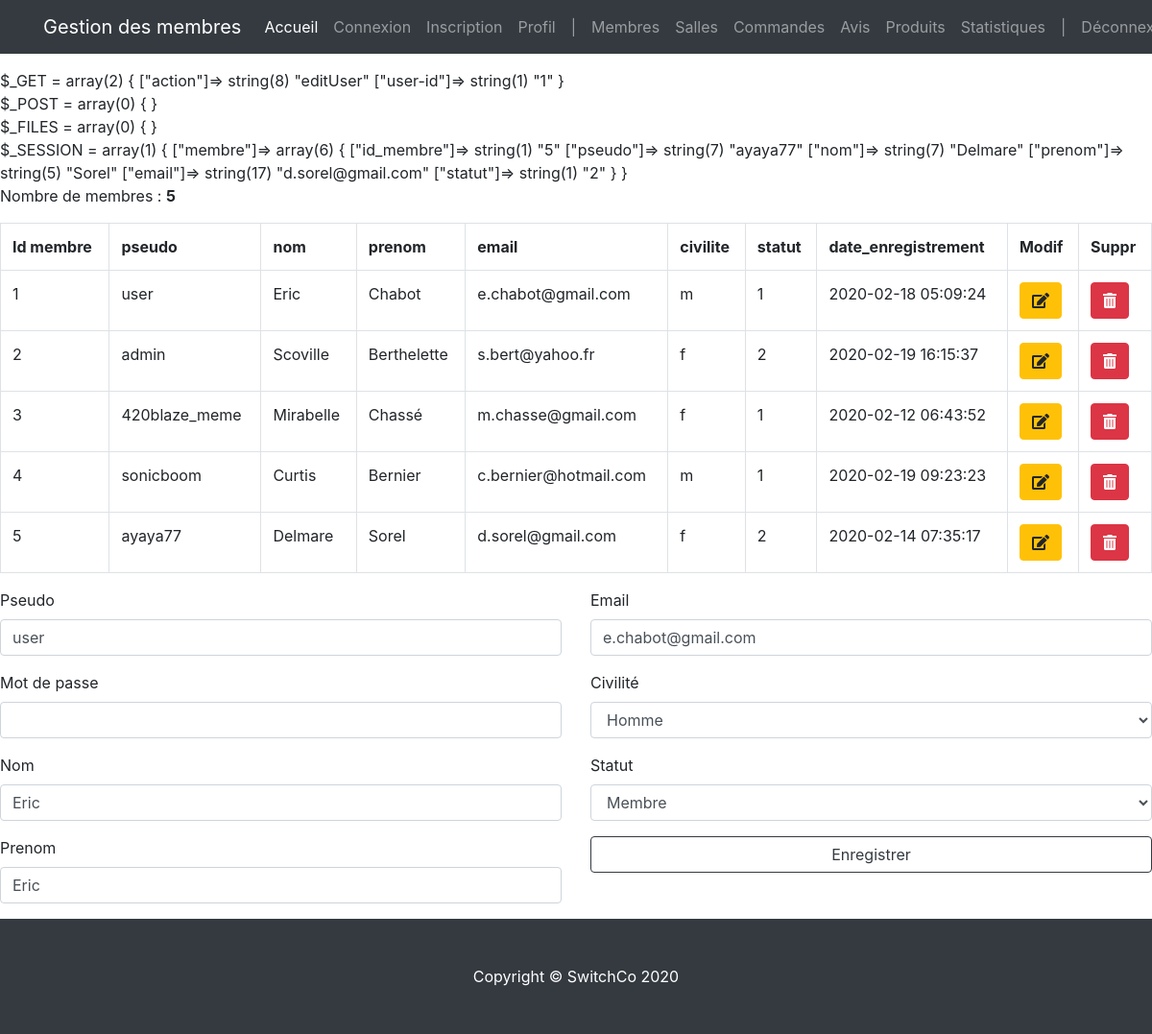
/index.php?action=editUser&user-id=1& (signed in), run on an earlier commit of the app's database.
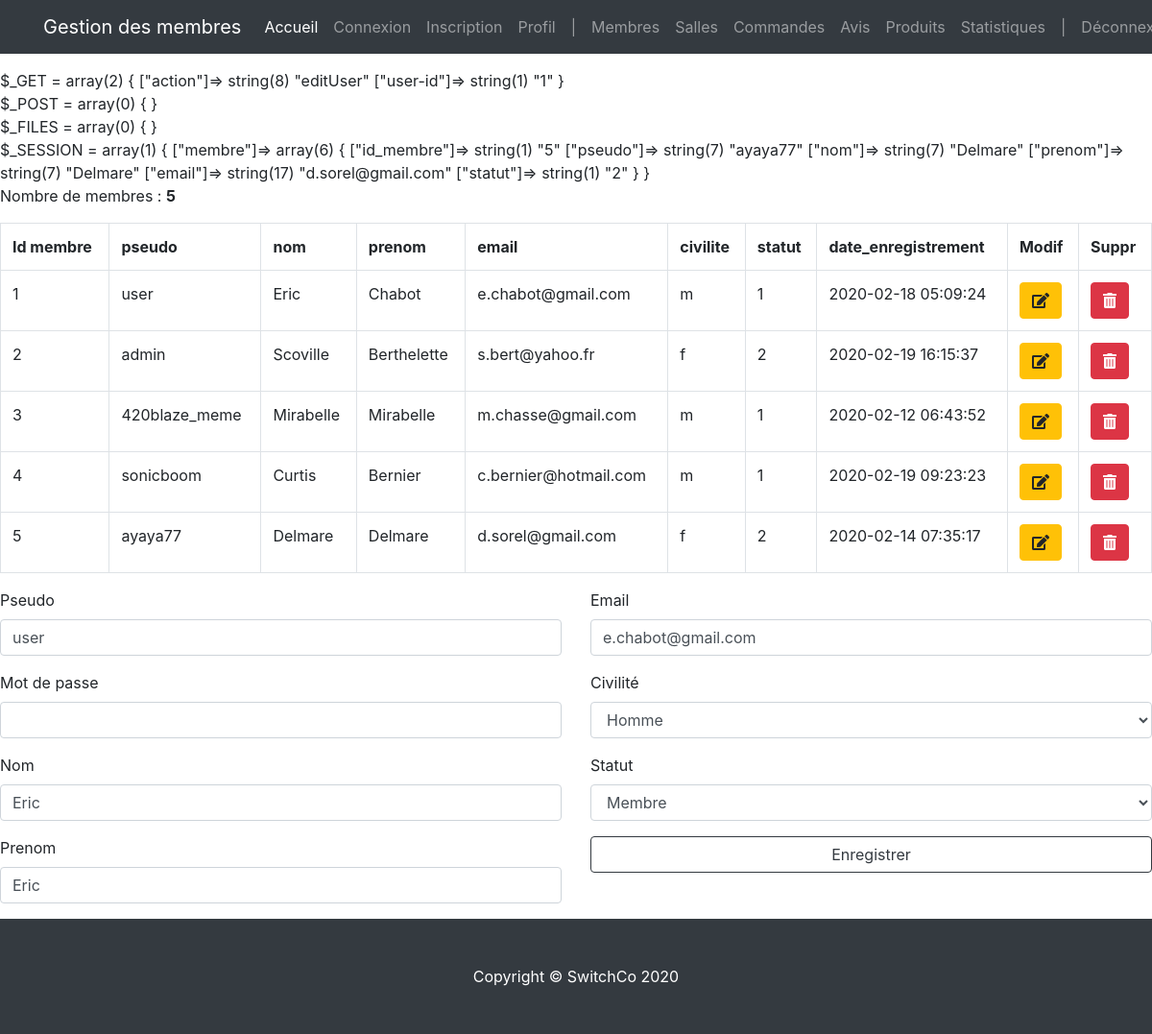
And on a later commit of the database.
### tables this page shows
CREATE TABLE `membre` (
  `id_membre` int(3) NOT NULL,
  `pseudo` varchar(20) NOT NULL,
  `mdp` varchar(60) NOT NULL,
  `nom` varchar(20) NOT NULL,
  `prenom` varchar(20) NOT NULL,
  `email` varchar(50) NOT NULL,
  `civilite` enum('m','f') NOT NULL,
  `statut` int(1) NOT NULL,
  `date_enregistrement` datetime NOT NULL
);

### controller/controller.php (called while the page is built, shortened)
<?php
require('model/model.php');
function showUser($user_id)
{
    $current_user = getUserForUpdate($user_id);
    $users_list = getAllUsers();
    require('view/back-office/usersView.php');
}

### model/model.php (called while the page is built, shortened)
<?php
function dbConnect()
{
    $host_db = 'mysql:host=localhost;dbname=projet_switch';
    $login = 'root';
    $password = '';
    $options = array(
        PDO::ATTR_ERRMODE => PDO::ERRMODE_WARNING,
        PDO::MYSQL_ATTR_INIT_COMMAND => 'SET NAMES utf8'
    );
    return new PDO($host_db, $login, $password, $options);
}
function getAllUsers()
{
    $pdo = dbConnect();
    return $pdo->query('SELECT * FROM membre');
}
function getUserForUpdate($user_id)
{
    $pdo = dbConnect();
    $current_user = $pdo->prepare("SELECT * FROM membre WHERE id_membre = :userId");
    $current_user->bindparam(":userId", $user_id, PDO::PARAM_INT);
    $current_user->execute();
    if ($current_user->rowCount() > 0) {
        return $current_user->fetch(PDO::FETCH_ASSOC);
    }
}

### view/back-office/usersView.php (the view, shortened to what the changed rows need)
<?php if (!empty($users_list)) {
    echo '<p>Nombre de membres : <b>' . $users_list->rowCount() . '</b></p>';
} ?>
    <div class="table-responsive">
        <table class="table table-bordered">
            <tr>
                <th>Id membre</th>
                <th>pseudo</th>
                <th>nom</th>
                <th>prenom</th>
                <th>email</th>
                <th>civilite</th>
                <th>statut</th>
                <th>date_enregistrement</th>
                <th>Modif</th>
                <th>Suppr</th>
            </tr>
            <?php
            while ($user = $users_list->fetch(PDO::FETCH_ASSOC)) {
                echo '<tr>';
                echo '<td>' . $user['id_membre'] . '</td>';
                echo '<td>' . $user['pseudo'] . '</td>';
                echo '<td>' . $user['nom'] . '</td>';
                echo '<td>' . $user['prenom'] . '</td>';
                echo '<td>' . $user['email'] . '</td>';
                echo '<td>' . $user['civilite'] . '</td>';
                echo '<td>' . $user['statut'] . '</td>';
                echo '<td>' . $user['date_enregistrement'] . '</td>';
                echo '<td><a href="?action=editUser&user-id=' . $user['id_membre'] . '&#form" class="btn btn-warning"><i class="fas fa-edit"></i></a></td>';
                echo '<td><a href="?action=deleteUser&user-id=' . $user['id_membre'] . '" class="btn btn-danger" onclick="return(confirm(\'Etes-vous sûr ?\'))"><i class="fas fa-trash-alt"></i></a></td>';
                echo '</tr>';
            }
            ?>
        </table>
    </div>
<?php
$id_membre = '';
$pseudo = '';
$nom = '';
$email = '';
$civilite = '';
$statut = '';
if (!empty($current_user)) {
    $id_membre = $current_user['id_membre'];
    $pseudo = $current_user['pseudo'];
    $nom = $current_user['nom'];
    $email = $current_user['email'];
    $civilite = $current_user['civilite'];
    $statut = $current_user['statut'];
}
?>
    <div class="starter-template">
        <div class="row">
            <div class="col-12">
                <form method="post" id="form" action="?action=editUser&amp;user-id=<?= $id_membre ?>">
                    <div class="row">
                        <div class="col-6">
                            <div class="form-group">
                                <label for="pseudo">Pseudo</label>
                                <input type="text" name="pseudo" id="pseudo" value="<?php echo $pseudo ?>"
                                       class="form-control">
                            </div>
                            <div class="form-group">
                                <label for="mdp">Mot de passe</label>
                                <input type="password" autocomplete="off" name="mdp" id="mdp" value=""
                                       class="form-control">
                            </div>
                            <div class="form-group">
                                <label for="nom">Nom</label>
                                <input type="text" name="nom" id="nom" value="<?php echo $nom ?>" class="form-control">
                            </div>
                            <div class="form-group">
                                <label for="prenom">Prenom</label>
                                <input type="text" name="prenom" id="prenom" value="<?php echo $nom ?>"
                                       class="form-control">
                            </div>
                        </div>
                        <div class="col-6">
                            <div class="form-group">
                                <label for="email">Email</label>
                                <input type="email" name="email" id="email" value="<?php echo $email ?>"
                                       class="form-control">
                            </div>
                            <div class="form-group">
                                <label for="civilite">Civilité</label>
                                <select name="civilite" id="civilite" class="form-control">
                                    <option value="m" <?php if ($civilite == 'm') {
                                        echo 'selected';
                                    } ?>>Homme
                                    </option>
                                </select>
                            </div>
                            <div class="form-group">
                                <label for="statut">Statut</label>
                                <select name="statut" id="statut" class="form-control">
                                    <option value="1" <?php if ($statut == 1) {
                                        echo 'selected';
                                    } ?>>Membre
                                    </option>
                                </select>
                            </div>
                            <div class="form-group">
                                <button type="submit" class="form-control btn btn-outline-dark">Enregistrer</button>
                            </div>
                        </div>
                    </div>
                </form>
            </div>
        </div>
    </div>
<?php require('view/template/template.php'); ?>

### index.php
<?php
require('controller/controller.php');
if (isset($_GET['action'])) {
    if ($_GET['action'] == 'editRoom' && !empty($_GET['room-id'])) {
        if (
            isset($_POST['room-id']) &&
            isset($_POST['title']) &&
            isset($_POST['description']) &&
            isset($_POST['country']) &&
            isset($_POST['city']) &&
            isset($_POST['address']) &&
            isset($_POST['zip']) &&
            isset($_POST['capacity']) &&
            isset($_POST['category'])
        ) {
            saveRoom();
        } else {
            showRoom($_GET['room-id']);
        }
    } else if ($_GET['action'] == 'deleteRoom' && !empty($_GET['room-id'])) {
        getDeleteRoom();
    } else if ($_GET['action'] == 'listRooms') {
        listRooms();
    } else if ($_GET['action'] == 'editUser' && !empty($_GET['user-id'])) {
        if (
            isset($_POST['id_membre']) &&
            isset($_POST['pseudo']) &&
            isset($_POST['mdp']) &&
            isset($_POST['nom']) &&
            isset($_POST['prenom']) &&
            isset($_POST['email']) &&
            isset($_POST['civilite']) &&
            isset($_POST['statut'])
        ) {
            createUser();
        } else {
            showUser($_GET['user-id']);
        }
    } else if ($_GET['action'] == 'deleteUser' && !empty($_GET['user-id'])) {
        getDeleteUser();
    } else if ($_GET['action'] == 'listUsers') {
        listUsers();
    } else if ($_GET['action'] == 'searchProducts') {
        if (isset($_POST['category']) &&
            isset($_POST['city']) &&
            isset($_POST['capacity']) &&
            isset($_POST['price']) &&
            isset($_POST['arrival']) &&
            isset($_POST['departure'])) {
            searchProducts();
        }
    } else if ($_GET['action'] == 'editProduct') {
        if (
            isset($_POST['arrival']) &&
            isset($_POST['departure']) &&
            isset($_POST['room']) &&
            isset($_POST['price'])
        ) {
            saveProduct();
        } else if (!empty($_GET['product-id'])) {
            showProduct($_GET['product-id'], $_GET['room-id']);
        }
    } else if ($_GET['action'] == 'deleteProduct' && !empty($_GET['product-id'])) {
        getDeleteProduct();
    } else if ($_GET['action'] == 'listProducts') {
        listProducts();
    } else if ($_GET['action'] == 'listProductsIndex') {
        listProductsIndex();
    } else if ($_GET['action'] == 'listStats') {
        getAllStats();
    } else if ($_GET['action'] == 'listOrders') {
        showOrders();
    } else if ($_GET['action'] == 'deleteOrder') {
        getDeleteOrder();
    } else if ($_GET['action'] == 'noticeList') {
        showRates();
    } else if ($_GET['action'] == 'login') {
        header("Location: " . $_SERVER['PHP_SELF']);
        getLogin();
    } else if ($_GET['action'] == 'doLogin') {
        header("Location: " . $_SERVER['PHP_SELF']);
        if (
            isset($_POST['pseudo']) &&
            isset($_POST['mdp'])
        ) {
            doLogin();
        }
    } else if ($_GET['action'] == 'signup') {
        if (isset($_POST['pseudo']) &&
            isset($_POST['mdp']) &&
            isset($_POST['prenom']) &&
            isset($_POST['nom']) &&
            isset($_POST['email']) &&
            isset($_POST['civilite'])) {
            doSignUp();
        } else {
            getSignUp();
        }
    } else if ($_GET['action'] == 'deconnexion') {
        if (!isset($_SESSION)) {
            session_start();
        }
        session_destroy();
        header("Location: " . $_SERVER['PHP_SELF']);
        getLogin();
    }
} else if (user_is_connected()) {
    listProductsIndex();
} else {
    getLogin();
}

What changed in the data, as far as the page shows it:
changed membre "420blaze_meme": prenom "Chassé" → "Mirabelle"; civilite "f" → "m"
changed membre "ayaya77": prenom "Sorel" → "Delmare"
Also different on the page:
text no longer shown: "array(1) { [\"membre\"]=> array(6) { [\"id_membre\"]=> string(1) \"5\" [\"pseudo\"]=> string(7) \"ayaya77\" [\"nom\"]=> string(7) \"Delmare\" [\"prenom\"]=> string(5) \"Sorel\" [\"email\"]=> string(17) \"d.sorel@gmail.com\" [\"statut\"]=> string(1) \"2\" } }"
text now shown: "array(1) { [\"membre\"]=> array(6) { [\"id_membre\"]=> string(1) \"5\" [\"pseudo\"]=> string(7) \"ayaya77\" [\"nom\"]=> string(7) \"Delmare\" [\"prenom\"]=> string(7) \"Delmare\" [\"email\"]=> string(17) \"d.sorel@gmail.com\" [\"statut\"]=> string(1) \"2\" } }"
